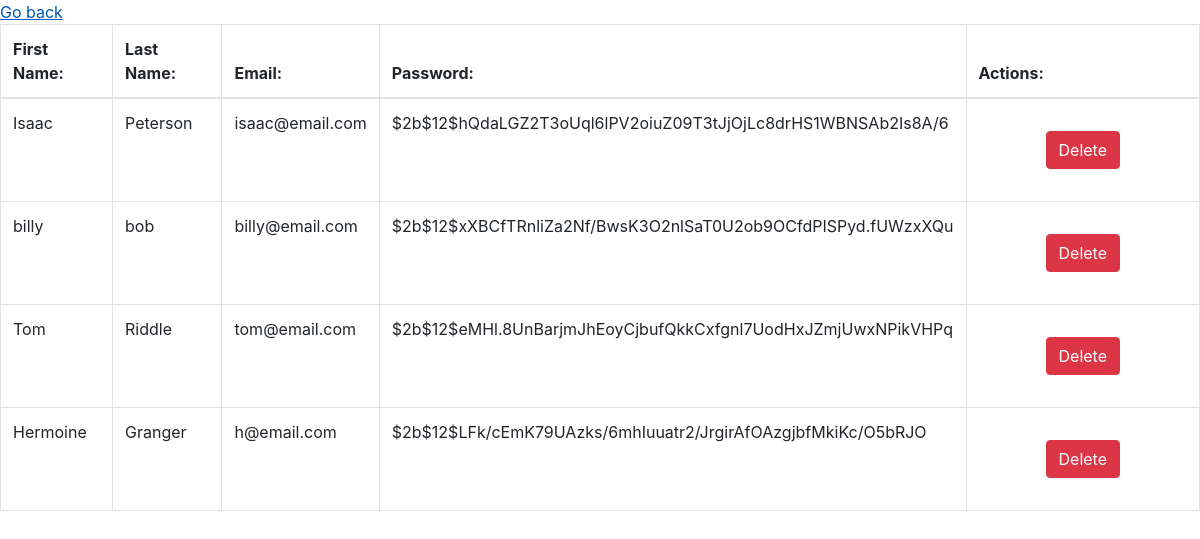
Page /all_users on the committed database.
### fav_books_app/models.py (models this page shows)
class User(models.Model):
    first_name = models.CharField(max_length=255)
    last_name = models.CharField(max_length=255)
    email = models.EmailField()
    password = models.CharField(max_length=255)
    created_at = models.DateTimeField(auto_now_add=True)
    updated_at = models.DateTimeField(auto_now=True)
    objects = UserManager()

### fav_books_app/views.py (the view)
# urls.py: path('all_users', views.all_users),
def all_users(request):
    all_users = User.objects.all()
    context = {
        'all_users': all_users
    }
    return render(request, 'all_user.html', context)

### fav_books_app/templates/all_user.html (shortened to what this page needs)
<!DOCTYPE html>
<html lang="en">
<head>
    <link rel="stylesheet" href="https://stackpath.bootstrapcdn.com/bootstrap/4.5.0/css/bootstrap.min.css">
    {% load static %}
    <link rel="stylesheet" href="{% static 'style.css' %}">
</head>
<body>
    <table class="table table-bordered" >
        <a href="/">Go back</a>
        <thead>
            <tr>
                <th>First Name:</th>
                <th>Last Name:</th>
                <th>Email:</th>
                <th>Password:</th>
                <th>Actions:</th>
            </tr>
        </thead>
        <tbody>
            {% for user in all_users%}
                <tr>
                    <td>{{user.first_name}}</td>
                    <td>{{user.last_name}}</td>
                    <td>{{user.email}}</td>
                    <td>{{user.password}}</td>
                    <td><a href="/{{user.id}}/delete"><button class="btn btn-danger">Delete</button></a></td>
                </tr>
            {% endfor %}
        </tbody>
    </table>
</body>
</html>

### fav_books_app/static/style.css (style rules this page uses)
* { margin: 0px; padding: 0px; }
button { margin: 20px 67px; padding: 5px; }
#header-main h1, a { display: inline-block; }

### rows in the picture
User: first_name "Isaac", last_name "Peterson", email "isaac@email.com", password "$2b$12$hQdaLGZ2T3oUql6lPV2oiuZ09T3tJjOjLc8drHS1WBNSAb2Is8A/6"
User: first_name "billy", last_name "bob", email "billy@email.com", password "$2b$12$xXBCfTRnliZa2Nf/BwsK3O2nlSaT0U2ob9OCfdPISPyd.fUWzxXQu"
User: first_name "Tom", last_name "Riddle", email "tom@email.com", password "$2b$12$eMHl.8UnBarjmJhEoyCjbufQkkCxfgnl7UodHxJZmjUwxNPikVHPq"
User: first_name "Hermoine", last_name "Granger", email "h@email.com", password "$2b$12$LFk/cEmK79UAzks/6mhIuuatr2/JrgirAfOAzgjbfMkiKc/O5bRJO"
